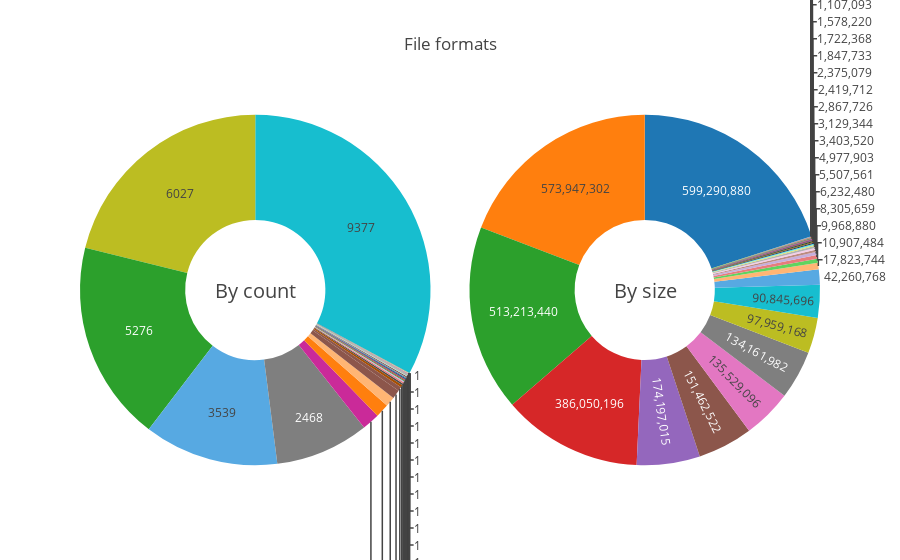

The code cell stored with this chart in its notebook:
### Markdown cell above
Now we're going to graph some data. Our semi-obvious first step is to make some pie charts of the format distribution. We'll do this by number of files and total file sizes.

### Code cell
import plotly.graph_objs as go
from plotly.offline import download_plotlyjs, init_notebook_mode, plot, iplot
init_notebook_mode(connected=True)

f_numbers  = unique_files['FORMAT_STRING'].value_counts(dropna=False)
sizes = unique_files.fillna('unidentified').groupby('FORMAT_STRING')['SIZE'].sum().sort_values(ascending=False)
sizes = sizes.reset_index()
f_numbers = f_numbers.reset_index()

fig = {
    "data": [{"values": sizes['SIZE'], "labels": sizes['FORMAT_STRING'], "hoverinfo": 'label+percent', "showlegend": False,
              "domain": {"column": 1}, "name": "Formats by size", "textinfo": 'value', "hole": .4, "type": "pie"},
            {"values": f_numbers['FORMAT_STRING'], "labels": f_numbers['index'], "hoverinfo": 'label+percent', "showlegend": False,
             "textinfo": 'value', "domain": {"column": 0}, "name": "Formats by size", 
             "textinfo": 'value', "hole": .4, "type": "pie"}], 
    "layout": {"legend": {"orientation": "h"},
               "title": "File formats",
               "grid": {"rows": 1, "columns": 2},
               "annotations": [
                   {"text": "By count", "x": 0.18, "y": 0.5, "font_size": 20, "showarrow": False},
                   {"text": "By size", "x": 0.81, "y": 0.5, "font_size": 20, "showarrow": False}]}}

iplot(fig, filename="formats")

### Figure 1 — Plotly figure (JSON) as saved in the notebook; plotly's stock layout.template omitted (floating-point values rounded to 4 significant figures)
{"data": [{"domain": {"column": 1}, "hole": 0.4, "hoverinfo": "label+percent", "labels": ["fmt/126 Microsoft Powerpoint Presentation 97-2003", "x-fmt/391 Exchangeable Image File Format (Compressed) 2.2", "fmt/40 Microsoft Word Document 97-2003", "x-fmt/92 Adobe Photoshop", "fmt/124 Encapsulated PostScript File Format 3", "x-fmt/390 Exchangeable Image File Format (Compressed) 2.1", "fmt/17 Acrobat PDF 1.3 - Portable Document Format 1.3", "fmt/950 MIME Email 1.0", "Unidentified", "x-fmt/65 Microsoft Word for Macintosh Document 5.0", "x-fmt/64 Microsoft Word for Macintosh Document 4.0", "fmt/61 Microsoft Excel 97 Workbook (xls) 8", "fmt/341 Macintosh PICT Image 2.0", "fmt/43 JPEG File Interchange Format 1.01", "fmt/44 JPEG File Interchange Format 1.02", "fmt/18 Acrobat PDF 1.4 - Portable Document Format 1.4", "fmt/1070 Preferred Executable Format", "fmt/20 Acrobat PDF 1.6 - Portable Document Format 1.6", "fmt/353 Tagged Image File Format", "fmt/116 Windows Bitmap 3.0", "fmt/412 Microsoft Word for Windows 2007 onwards", "fmt/61 Microsoft Excel 97 Workbook (xls) 8.0", "fmt/41 Raw JPEG Stream", "fmt/19 Acrobat PDF 1.5 - Portable Document Format 1.5", "fmt/39 Microsoft Word Document 6.0/95", "fmt/500 Internet Explorer for Mac cache file", "Multiple matches", "fmt/38 Microsoft Word for Windows Document 2.0", "x-fmt/410 Windows New Executable", "fmt/42 JPEG File Interchange Format 1.0", "fmt/50 Rich Text Format 1.5-1.6", "fmt/4 Graphics Interchange Format 89a", "x-fmt/275 Microsoft Word for MS-DOS Document 5.0", "fmt/16 Acrobat PDF 1.2 - Portable Document Format 1.2", "x-fmt/236 WordStar for MS-DOS Document 5.5", "fmt/96 Hypertext Markup Language", "fmt/899 Windows Portable Executable 32 bit", "x-fmt/45 Microsoft Word Document Template 97-2003", "fmt/111 OLE2 Compound Document Format", "fmt/45 Rich Text Format 1.0-1.4", "x-fmt/205 WordStar for MS-DOS Document 5.0", "fmt/214 Microsoft Excel for Windows 2007 onwards", "x-fmt/1 Microsoft Word for Macintosh Document 3.0", "fmt/609 Microsoft Word (Generic) 6.0-2003", "x-fmt/18 Comma Separated Values", "x-fmt/354 SAP Document", "x-fmt/229 Intergraph Raster Image", "fmt/90 PCX 5", "fmt/879 Fortran", "fmt/210 Statistica Report File", "x-fmt/44 WordPerfect for MS-DOS/Windows Document 6.0", "x-fmt/89 Freelance File 1.0-2.1", "x-fmt/20 Adobe Illustrator 1.0 / 1.1", "fmt/37 Microsoft Word for Windows Document 1.0", "x-fmt/425 Generic Library File", "x-fmt/151 Micrografx Designer", "x-fmt/381 Dia Graphics Format", "x-fmt/156 Ventura Publisher", "fmt/212 Information or Setup File", "fmt/503 AppleDouble Resource Fork 2", "x-fmt/111 Plain Text File"], "name": "Formats by size", "showlegend": false, "textinfo": "value", "type": "pie", "uid": "4db3fc8d-295b-41bd-b20b-0e8383cb0748", "values": [599290880, 573947302, 513213440, 386050196, 174197015, 151462522, 135529096, 134161982, 97959168, 90845696, 42260768, 17823744, 10907484, 9968880, 8305659, 6232480, 5507561, 4977903, 3403520, 3129344, 2867726, 2419712, 2375079, 1847733, 1722368, 1578220, 1107093, 1093120, 1057273, 996495, 705822, 601875, 451584, 386182, 321152, 302804, 294912, 251904, 228376, 197847, 180352, 70295, 64000, 33280, 32825, 24625, 19750, 15656, 13908, 10034, 6819, 6402, 4637, 2560, 1475, 1162, 716, 644, 405, 82, 8]}, {"domain": {"column": 0}, "hole": 0.4, "hoverinfo": "label+percent", "labels": ["x-fmt/65 Microsoft Word for Macintosh Document 5.0", "Unidentified", "fmt/40 Microsoft Word Document 97-2003", "x-fmt/64 Microsoft Word for Macintosh Document 4.0", "fmt/950 MIME Email 1.0", "Multiple matches", "x-fmt/391 Exchangeable Image File Format (Compressed) 2.2", "fmt/61 Microsoft Excel 97 Workbook (xls) 8", "fmt/96 Hypertext Markup Language", "x-fmt/390 Exchangeable Image File Format (Compressed) 2.1", "fmt/61 Microsoft Excel 97 Workbook (xls) 8.0", "fmt/38 Microsoft Word for Windows Document 2.0", "fmt/43 JPEG File Interchange Format 1.01", "fmt/44 JPEG File Interchange Format 1.02", "x-fmt/275 Microsoft Word for MS-DOS Document 5.0", "x-fmt/92 Adobe Photoshop", "fmt/39 Microsoft Word Document 6.0/95", "fmt/412 Microsoft Word for Windows 2007 onwards", "fmt/126 Microsoft Powerpoint Presentation 97-2003", "fmt/18 Acrobat PDF 1.4 - Portable Document Format 1.4", "fmt/500 Internet Explorer for Mac cache file", "x-fmt/229 Intergraph Raster Image", "fmt/879 Fortran", "fmt/116 Windows Bitmap 3.0", "fmt/50 Rich Text Format 1.5-1.6", "fmt/17 Acrobat PDF 1.3 - Portable Document Format 1.3", "fmt/111 OLE2 Compound Document Format", "x-fmt/45 Microsoft Word Document Template 97-2003", "x-fmt/236 WordStar for MS-DOS Document 5.5", "x-fmt/354 SAP Document", "fmt/124 Encapsulated PostScript File Format 3", "x-fmt/89 Freelance File 1.0-2.1", "x-fmt/205 WordStar for MS-DOS Document 5.0", "fmt/214 Microsoft Excel for Windows 2007 onwards", "fmt/210 Statistica Report File", "fmt/19 Acrobat PDF 1.5 - Portable Document Format 1.5", "x-fmt/381 Dia Graphics Format", "x-fmt/1 Microsoft Word for Macintosh Document 3.0", "fmt/45 Rich Text Format 1.0-1.4", "fmt/41 Raw JPEG Stream", "fmt/4 Graphics Interchange Format 89a", "fmt/20 Acrobat PDF 1.6 - Portable Document Format 1.6", "fmt/1070 Preferred Executable Format", "fmt/212 Information or Setup File", "x-fmt/151 Micrografx Designer", "fmt/37 Microsoft Word for Windows Document 1.0", "x-fmt/18 Comma Separated Values", "fmt/16 Acrobat PDF 1.2 - Portable Document Format 1.2", "x-fmt/20 Adobe Illustrator 1.0 / 1.1", "fmt/341 Macintosh PICT Image 2.0", "x-fmt/425 Generic Library File", "fmt/90 PCX 5", "fmt/353 Tagged Image File Format", "fmt/899 Windows Portable Executable 32 bit", "x-fmt/44 WordPerfect for MS-DOS/Windows Document 6.0", "fmt/609 Microsoft Word (Generic) 6.0-2003", "x-fmt/111 Plain Text File", "fmt/42 JPEG File Interchange Format 1.0", "x-fmt/156 Ventura Publisher", "fmt/503 AppleDouble Resource Fork 2", "x-fmt/410 Windows New Executable"], "name": "Formats by size", "showlegend": false, "textinfo": "value", "type": "pie", "uid": "b0492510-0fe4-437a-978a-10191a98de00", "values": [9377, 6027, 5276, 3539, 2468, 462, 358, 260, 227, 112, 66, 44, 37, 29, 23, 22, 21, 20, 19, 19, 18, 12, 9, 8, 7, 7, 6, 5, 5, 4, 4, 4, 3, 2, 2, 2, 2, 2, 2, 2, 2, 2, 2, 1, 1, 1, 1, 1, 1, 1, 1, 1, 1, 1, 1, 1, 1, 1, 1, 1, 1]}], "layout": {"annotations": [{"font": {"size": 20}, "showarrow": false, "text": "By count", "x": 0.18, "y": 0.5}, {"font": {"size": 20}, "showarrow": false, "text": "By size", "x": 0.81, "y": 0.5}], "grid": {"columns": 2, "rows": 1}, "legend": {"orientation": "h"}, "title": {"text": "File formats"}}}
